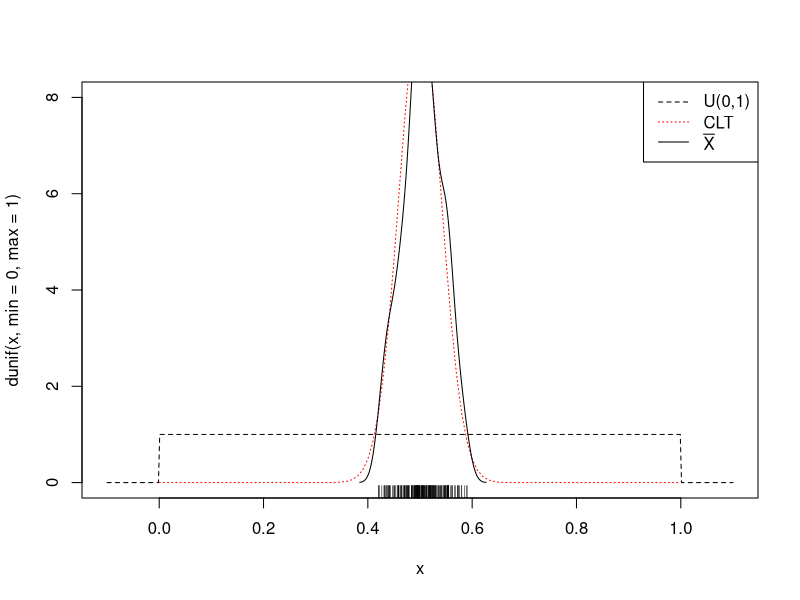
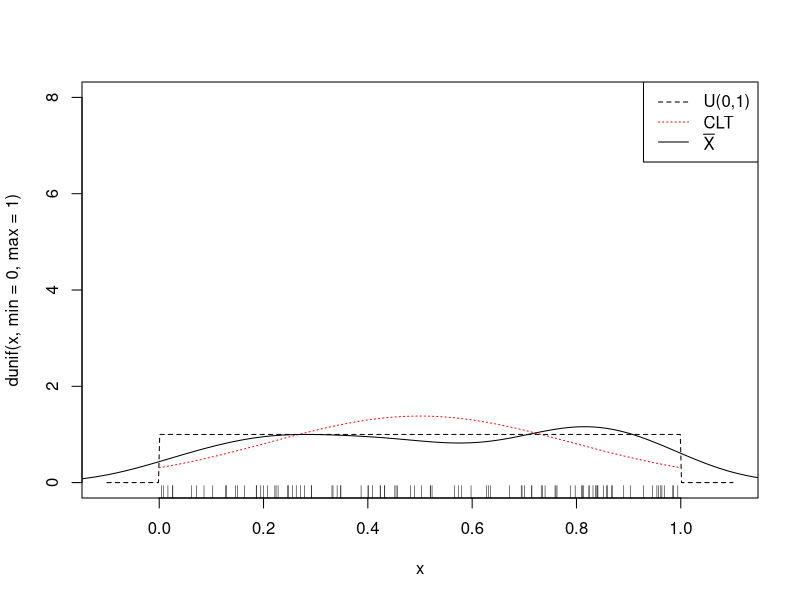
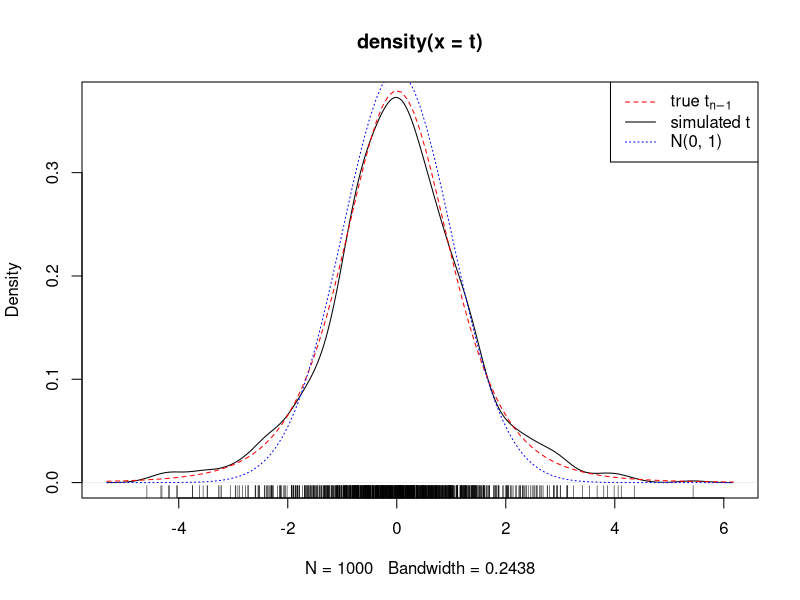
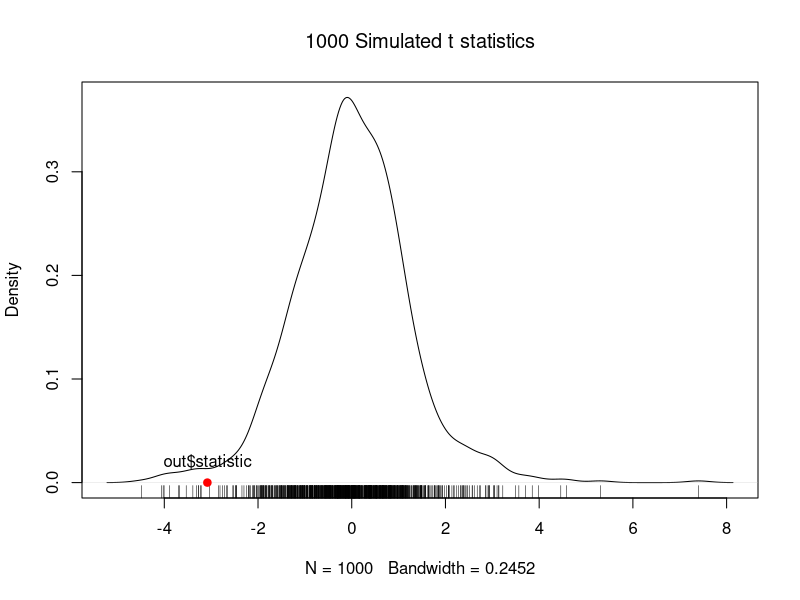

Reproduce these figures in R, in order.
rm(list = ls()) # initialization



#############################Simulation#############################
####################by Replicating a Calculation####################


###################pseudo-random number generator###################
######################repeatable by set.seed########################
# see https://www.khanacademy.org/computing/computer-science/cryptography/crypt/v/random-vs-pseudorandom-number-generators

(a <- rnorm(1)); (b <- rnorm(1)); a == b # not repeatable

set.seed(0); (a <- rnorm(1)); set.seed(0); (b <- rnorm(1)); a == b # repeatable, good for debugging


#########################repeat calculations########################
###########################by replicate#############################
x <- replicate(n = 4, expr = rnorm(1)); x # 4 random samples of size 1, without set.seed, not repeatable

set.seed(35) # repeatable
y <- replicate(n = 4, expr = rnorm(3)); y # 4 random samples of size 3

set.seed(35) # repeatable
z <- replicate(n = 4, expr = mean(rnorm(3))); z # 4 means of samples of size 3

# verification
y[ , 1]
mean(y[ , 1]); z[1] # same

# {...; ...; ...} contains more commands

w <- replicate(n = 100, 
               expr = {mu = 7; sigma = 3; 
                       x = rnorm(n = 3, mean = mu, sd = sigma); mean(x)}); w # repeat several lines


#####################simulation of distributions####################

?distributions # norm, unif, t, chisq, f, exp
# prefix
# d - density (pdf)
# p - probability (cdf) (which side?)
# q - quartile (critical value, or inverse of cdf) (which side?)
# r - random generating

# one-time simulation N(mu, sigma)
mu = 7; sigma = 3
mean(x <- rnorm(n = 1000, mean = mu, sd = sigma)); sd(x)


# Central Limit Theorem (CLT)
# Population Distribution: U(0, 1) => Sampling Distribution: N(0.5, *) by CLT
# see https://www.khanacademy.org/math/statistics-probability/sampling-distributions-library/sample-means/v/central-limit-theorem

# population distribution
curve(dunif(x, min = 0, max = 1), from = -0.1, to = 1.1, ylim = c(0, 8), lty = 2, n = 500) #U(0,1)
# if n = 101 by default, you can observe some unexpected slant lines at both ends

n <- 50 # sample size, used in rnorm()
N <- 200 # number of samples, used in replicate()

x.bars <- replicate(n = N, expr = mean(runif(n = n, min = 0, max = 1))) # vector of N sample means
mean(x.bars) # should be near 1/2
sd(x.bars) # should be near sqrt(1/12)/sqrt(n), about .0527

curve(dnorm(x, mean = 1/2, sd = sqrt(1/12)/sqrt(n)), from = 0, to = 1, lty = 3, add = TRUE, col = "red") # by CLT

lines(density(x.bars), lty = 1) # sampling distribution of bar(x)
                                # much better than histogram here

rug(x.bars)
legend(x = "topright", legend = c("U(0,1)", "CLT", expression(bar(X))), col = c("black", "red", "black"), lty = c(2, 3, 1))


# sample size matters
curve(dunif(x, min = 0, max = 1), from = -0.1, to = 1.1, ylim = c(0,8), lty = 2, n = 500) # U(0,1)
# if n = 101 by default, you can observe some unexpected slant lines at both ends

n <- 1 # sample size is too small! CLT fail!
N <- 100 # number of samples

x.bars <- replicate(n = N, expr = mean(runif(n = n, min = 0, max = 1))) # vector of N sample means
mean(x.bars) # should be near 1/2
sd(x.bars) # should be near sqrt(1/12)/sqrt(n), about .2887

curve(dnorm(x, mean = 1/2, sd = sqrt(1/12)/sqrt(n)), from = 0, to = 1, lty = 3, add = TRUE, col = "red") # CLT

lines(density(x.bars), lty = 1) # sampling distribution of bar(x)

rug(x.bars)
legend(x = "topright", legend = c("U(0,1)", "CLT", expression(bar(X))), col = c("black", "red", "black"), lty = c(2, 3, 1))


# simulation of t distribution
# normal distribution => t distribution
# see https://www.youtube.com/watch?v=Uv6nGIgZMVw

n <- 6 # sample size
N <- 1000 # number of samples. You can change it to see what will happen.
mu <- 7
sigma <- 3

t <- replicate(N, 
               expr = {x = rnorm(n, mean = mu, sd = sigma); 
                       (mean(x) - mu)/(sd(x)/sqrt(n))}) # normal distribution => t distribution
plot(density(t)) # sampling distribution of T ~ t_{n-1}
rug(t)

curve(dt(x, df = n-1), lty = "dashed", add = TRUE, col = "red") # true t_{n-1}

curve(dnorm(x, mean = 0, sd = 1), lty = "dotted", add = TRUE, col = "blue") # add N(0, 1) for reference

legend(x = "topright", legend = c(expression("true "*t[n-1]), "simulated t", "N(0, 1)"), col = c("red", "black", "blue"), lty = c("dashed", "solid", "dotted"))

# simulation of chi-squared/F distribution: see handout


########################simulation of p-value#######################
# see https://www.youtube.com/watch?v=128yz0OCG-I
# Monte Carlo method: https://en.wikipedia.org/wiki/Monte_Carlo_method

x <- c(118, 121, 113, 116, 117, 112, 113) # real sample data
mu0 <- 119.5

# t test
(out <- t.test(x, mu = mu0)) # get t score & p-value, reject H0

# p-Value simulation
sigma <- sd(x)
n <- length(x) # sample size
N <- 1000 # number of replicates. You can change it to see what will happen.

t <- replicate(N, expr = {x = rnorm(n, mean = mu0, sd = sigma); (mean(x) - mu0)/(sd(x)/sqrt(n))}) # normal distribution => t distribution

more.extreme <- (abs(t) > abs(out$statistic)) # counts
(simulated.p.value <- sum(more.extreme) / N) # proportion as a probability, i.e., simulated p-value
out$p.value # true p-value

plot(density(t), main = bquote(.(N) * " Simulated t statistics")) # visualize p-value
rug(t)
points(x = out$statistic, y = 0, pch = 19, col = "red")
text(x = out$statistic, y = .02, labels = "out$statistic")


################################exam################################
# read the exam rule CAREFULLY on my email!